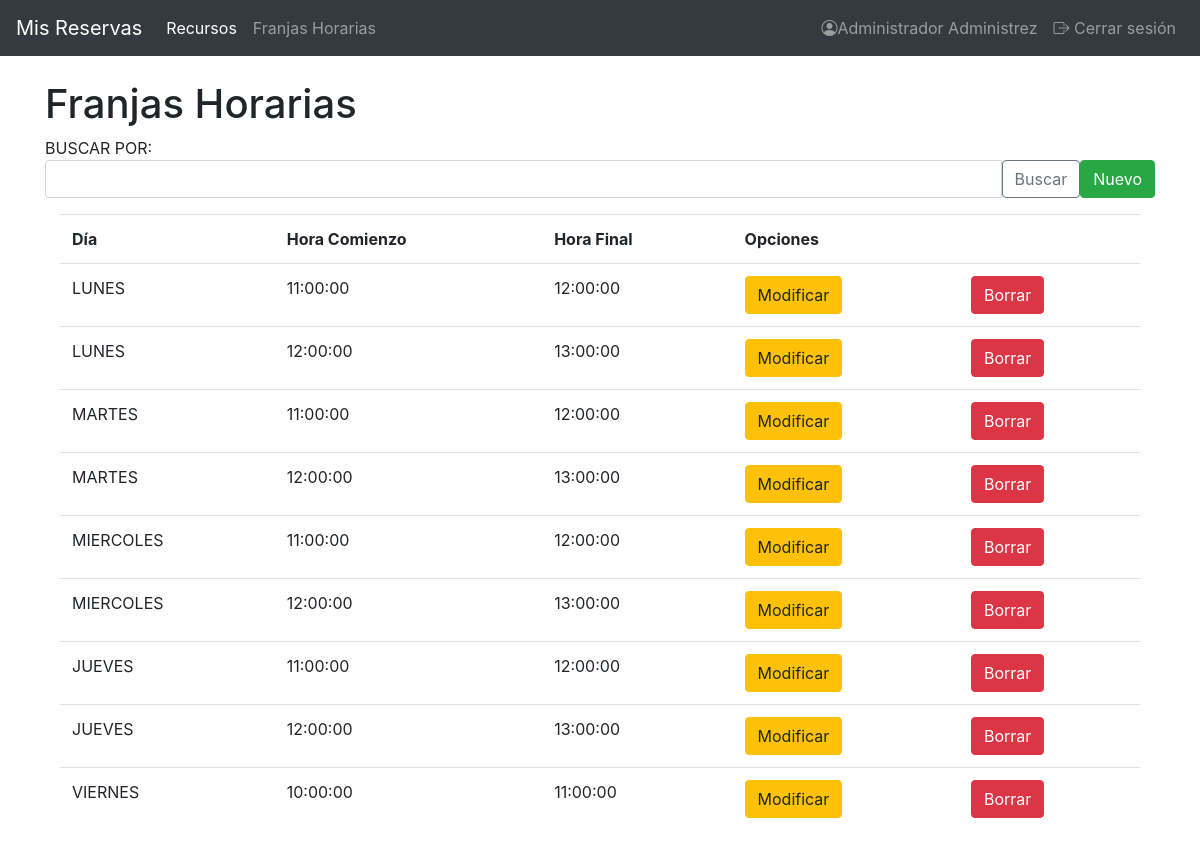
The app's page /index.php?controller=TimeTableController&action=mostrarTimeTable (signed in) with its own data.
### tables this page shows
CREATE TABLE IF NOT EXISTS `timeslots` (
  `id` int(10) UNSIGNED NOT NULL AUTO_INCREMENT,
  `dayOfWeek` int(11) NOT NULL,
  `starTime` time NOT NULL,
  `endTime` time NOT NULL,
  PRIMARY KEY (`id`)
);

### view.php (called while the page is built)
<?php
class View
{
	public function show($viewName, $data = null)
	{
		include("views/header.php");
		include("views/$viewName.php");
		include("views/footer.php");
	}
}

### controllers/TimeTableController.php (called while the page is built, shortened)
<?php
include ("view.php");
include ("models/security.php");
class TimeTableController
{
    private $view, $user, $timeTable;
    public function __construct()
    {
        $this->view = new View();
        $this->timeTable = new timeTable();
    }
    public function mostrarTimeTable() {
        $data['listaTimeTable'] = $this->timeTable->getAll();
        $this->view->show("timeTable/mostrarTimeTable", $data);
    }
}

### index.php (called while the page is built, shortened)
<?php
if (!isset($_REQUEST['action'])) {
        $action = "showLoginForm";
    } else {
        $action = $_REQUEST['action'];
    }
$controller = new $controller();
$controller->$action();

### models/security.php (called while the page is built, shortened)
<?php
class Security {
    public static function thereIsSession() {
        if (isset($_SESSION['idUser'])) {
            return true;
        } else {
            return false;
        }
    }
}

### models/DB.php (called while the page is built, shortened)
<?php
class DB {
    private $db;
    public function __construct() {
        $this->db = new mysqli(DB_HOST, DB_USER, DB_PASSWORD, DB_NAME);
    }
    public function consulta($sql) {
        $arrayResult = array();
        if ($result = $this->db->query($sql)) {
            while($fila = $result->fetch_object()) {
                $arrayResult[] = $fila;
            }
        } else {
            $arrayResult = null;
        }
        return $arrayResult;
    }
}

### models/timeTable.php (called while the page is built, shortened)
<?php
    include_once("DB.php");
    class TimeTable {
        private $db;
        public function __construct() {
            $this->db = new DB;
        }
        public function getAll() {
            $result = $this->db->consulta("SELECT * FROM timeslots ORDER BY timeslots.id");
            return $result;
        }
    }

### views/timeTable/mostrarTimeTable.php (the view, shortened to what this page needs)
<?php
		echo "<div class=container>";
			echo "<h1> Franjas Horarias</h1>";
			if (Security::thereIsSession()==true){
				echo "<form action='index.php'>
						<input type='hidden' name='controller' value='TimeTableController'>
						<input type='hidden' name='action' value='buscarTimeTable'>
						<div class='col-13'>
						BUSCAR POR:
						<div class='input-group mb-3'>
							<input type='text'class='form-control' name='textoBusqueda' aria-label='' aria-describedby='basic-addon2'>
							<div class='input-group-btn'>
								<button class='btn btn-outline-secondary' type='submit' value='Buscar'>
									Buscar
									</button>
							</div>";
						if($_SESSION['type'] ==  "admin"){
							echo"<td><a href='index.php?controller=TimeTableController&action=formularioInsertarTimeTable' class='btn btn-success'>Nuevo</a></td>";
						}
					echo"</div>";}
			echo"</div>";
			if (count($data['listaTimeTable']) > 0) {
				echo "<div class=container>";
					echo "<div class= 'table-responsive'>";
					echo "<table class= 'table table-hover'>";
						echo "<tr>";
							echo "<th>Día</th>";
							echo "<th>Hora Comienzo</th>";
							echo "<th>Hora Final</th>";
							if($_SESSION['type'] ==  "admin"){
								echo "<th colspan='2'>Opciones</th>";
							}
						echo "</tr>";
						foreach($data['listaTimeTable'] as $timeTable) {
							echo "<tr id='timeTable".$timeTable->id."'>";
							switch ($timeTable->dayOfWeek) {
								case "1":
									echo "<td>LUNES</td>";
									break;
								case "2":
									echo "<td>MARTES</td>";
									break;
								case "3":
									echo "<td>MIERCOLES</td>";
									break;
								case "4":
									echo "<td>JUEVES</td>";
									break;
								case "5":
									echo "<td>VIERNES</td>";
									break;
							}
								echo "<td>".$timeTable->starTime."</td>";
								echo "<td>".$timeTable->endTime."</td>";
								if($_SESSION['type'] ==  "admin"){
									echo "<td><a href='index.php?controller=TimeTableController&action=formularioModificarTimeTable&id=".$timeTable->id."' class='btn btn-warning'>Modificar</a></td>";
									echo "<td><button class='btn btn-danger'><a href='index.php?controller=TimeTableController&action=borrarTimeTableAjax&id=".$timeTable->id." class='btnBorrar' style='color: white'>Borrar</button></a></td>";
								}
							echo "</tr>";
						}
				echo "</table>";
			echo "</div>";
		echo "</div>";
	}
	else {
		echo "No se encontraron datos";
	}

### records on screen
timeslots: dayOfWeek "LUNES", starTime "11:00:00", endTime "12:00:00"
timeslots: dayOfWeek "LUNES", starTime "12:00:00", endTime "13:00:00"
timeslots: dayOfWeek "MARTES", starTime "11:00:00", endTime "12:00:00"
timeslots: dayOfWeek "MARTES", starTime "12:00:00", endTime "13:00:00"
timeslots: dayOfWeek "MIERCOLES", starTime "11:00:00", endTime "12:00:00"
timeslots: dayOfWeek "MIERCOLES", starTime "12:00:00", endTime "13:00:00"
timeslots: dayOfWeek "JUEVES", starTime "11:00:00", endTime "12:00:00"
timeslots: dayOfWeek "JUEVES", starTime "12:00:00", endTime "13:00:00"
timeslots: dayOfWeek "VIERNES", starTime "10:00:00", endTime "11:00:00"

### other values on screen
$_SESSION['realname'] "Administrador Administrez"
